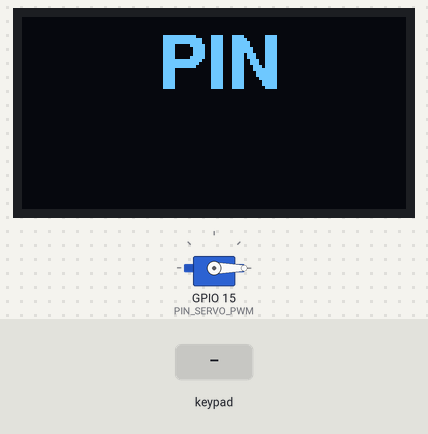
A sketch run on a simulated ESP32. Shown: 128×64 one-colour display, servo. The test bench sets the inputs (shaded band). What the sketch prints to the serial monitor is not drawn.

Above: at 1.2 s.
1.3 s: keypad keys 1 2 3 4 5 6 pressed 0.4 s apart
At 7.9 s:
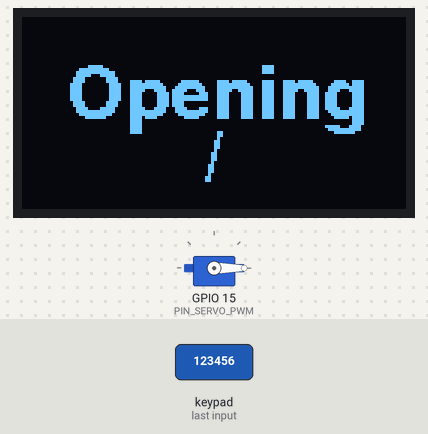
9.8 s: keypad keys 1 3 9 7 2 2 pressed 0.4 s apart
At 12.2 s:
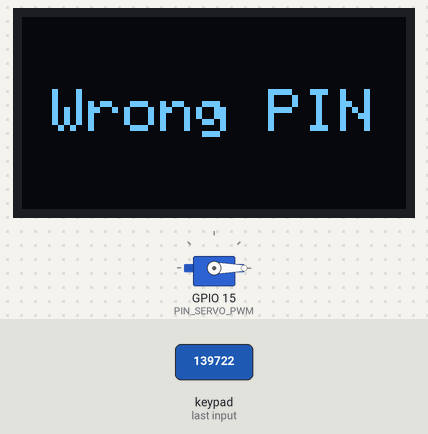
15.2 s: keypad keys 1 1 1 1 1 1 pressed 0.4 s apart
At 16.23 s:
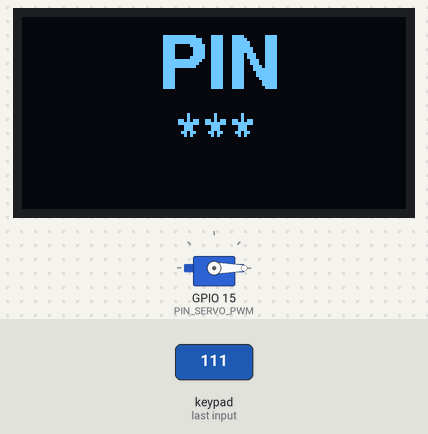
22.6 s: keypad keys 6 5 4 3 2 1 pressed 0.4 s apart
At 22.84 s:
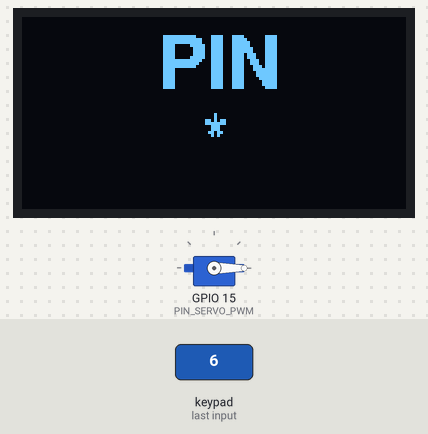
Timing chart, 0 to 30.4 s (numbered marks = the images above; inputs shaded):
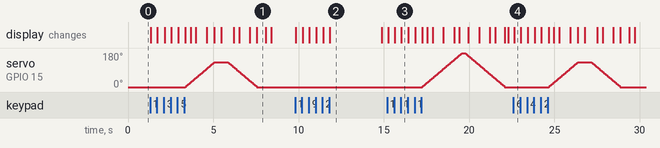

Measured:
- after the input at 1.3 s, servo on GPIO 15 (PIN_SERVO_PWM): rises from 0° to 130° in 1.7 s, then falls to 0° in 2.5 s; the display: first changes at once (image 1 shows a later state)
- after the input at 9.8 s, the display: first changes at once (image 2 shows a later state)
- after the input at 15.2 s, servo on GPIO 15 (PIN_SERVO_PWM): rises from 0° to 180° in 2.4 s, then falls to 0° in 2.5 s; the display: first changes after 0.05 s (image 3 shows a later state)
- after the input at 22.6 s, servo on GPIO 15 (PIN_SERVO_PWM): rises from 0° to 130° in 1.7 s, then falls to 0° in 2.5 s; the display: changes after 0.05 s (image 4)
- what the display in image 1 shows lasts 0.5 s, from 7.6 s to 8.1 s
- what the display in image 2 shows lasts 3.1 s, from 11.8 s to 14.9 s

The sketch:

main.ino
```cpp
// Include the new secrets file at the top
#include "secrets.h"

#include <Adafruit_GFX.h>
#include <Adafruit_GrayOLED.h>
#include <Adafruit_SPITFT_Macros.h>
#include <Adafruit_SPITFT.h>
#include <gfxfont.h>
#include <Adafruit_SSD1306.h>
#include <splash.h>

#include <Servo.h>
#include <SPI.h>
#include <Wire.h>
#include <Fonts/FreeSansBold12pt7b.h>

#include <Key.h>
#include <Keypad.h>

/* ------------------------------------------- */
/* INI PINS                                    */
/* ------------------------------------------- */

#define PIN_KEYPAD_COL_1 5
#define PIN_KEYPAD_COL_2 4
#define PIN_KEYPAD_COL_3 14
#define PIN_KEYPAD_ROW_1 12
#define PIN_KEYPAD_ROW_2 13
#define PIN_KEYPAD_ROW_3 3

#define PIN_SERVO_PWM 15

#define PIN_SDA 2
#define PIN_SCL 0

#define TIMER_OPENING_BOX 5000
#define TIMER_PROGRESS 500
#define TIMER_MESSAGE 3000

#define DEG_OPEN_ALL 180
#define DEG_OPEN_PARCEL 130

/* ------------------------------------------- */
// The PIN lists have been moved to secrets.h
/* ------------------------------------------- */


/* ------------------------------------------- */
/* INI KEYPAD                                  */
/* ------------------------------------------- */
#define ROWS 3
#define COLS 3

char hexaKeys[ROWS][COLS] = {
  { '1', '2', '3' },
  { '4', '5', '6' },
  { '7', '8', '9' }
};
byte rowPins[ROWS] = { PIN_KEYPAD_ROW_1, PIN_KEYPAD_ROW_2, PIN_KEYPAD_ROW_3 };
byte colPins[COLS] = { PIN_KEYPAD_COL_1, PIN_KEYPAD_COL_2, PIN_KEYPAD_COL_3 };

Keypad customKeypad = Keypad(makeKeymap(hexaKeys), rowPins, colPins, ROWS, COLS);

/* ------------------------------------------- */
/* INI OLED DISPLAY                            */
/* ------------------------------------------- */

#define SCREEN_WIDTH 128
#define SCREEN_HEIGHT 64
#define OLED_RESET -1
Adafruit_SSD1306 display(SCREEN_WIDTH, SCREEN_HEIGHT, &Wire, OLED_RESET);

/* ------------------------------------------- */
/* INI SERVO                                   */
/* ------------------------------------------- */

Servo opener_servo;

/* ------------------------------------------- */
/* INI STATE VARIABLES                         */
/* ------------------------------------------- */

char input_keypad_buffer[PINCODE_LENGTH + 1];
char input_keypad_last_key_pressed = '\0';

#define INI 0
#define CODE 1
#define OPEN_PARCEL_BOX 3
#define OPEN_ALL_BOX 4
#define MESSAGE 8

byte current_action;
bool action_changed;
bool action_changed_processed;

byte message_callback;
char message[20];
unsigned long message_timer;

unsigned long opening_position;
bool opening_direction;

unsigned long progress_timer;

void setup() {
  Serial.begin(9600);
  Serial.println("Setup started...");

  setAction(INI);

  progress_timer = millis();

  Serial.println("Setup finished!");
}

void loop() {
  action_changed_processed = true;

  input();
  process();
  output();

  if (action_changed_processed) {
    action_changed = false;
  }
}

/* ------------------------------------------- */
/* INPUT                                       */
/* ------------------------------------------- */

void input() {
  inputKeypad();
}

void inputKeypad() {
  input_keypad_last_key_pressed = '\0';

  char key = customKeypad.getKey();

  if (key != NO_KEY) {
    input_keypad_last_key_pressed = key;

    // Prevent buffer overflow
    byte cur_len = strlen(input_keypad_buffer);
    if (cur_len < PINCODE_LENGTH) {
      input_keypad_buffer[cur_len] = input_keypad_last_key_pressed;
      input_keypad_buffer[cur_len + 1] = '\0';
    }
  }
}

/* ------------------------------------------- */
/* PROCESS                                     */
/* ------------------------------------------- */

void process() {
  switch (current_action) {
    case INI:
      processIni();
      break;
    case CODE:
      processCode();
      break;
    case OPEN_PARCEL_BOX:
    case OPEN_ALL_BOX:
      processOpenBox();
      break;
    case MESSAGE:
      processMessage();
      break;
  }
}

void processMessage() {
  if (action_changed) {
    message_timer = millis();
  }

  if (millis() - message_timer > TIMER_MESSAGE) {
    setAction(message_callback);
  }
}

void processIni() {
  Serial.println("Initializing...");

  Wire.begin(PIN_SDA, PIN_SCL);

  if (!display.begin(SSD1306_SWITCHCAPVCC, 0x3C)) {
    Serial.println(F("SSD1306 allocation failed"));
    for (;;)
      ;
  }

  opener_servo.attach(PIN_SERVO_PWM);
  opener_servo.write(0);

  setAction(CODE);

  Serial.println("Initialization finished!");
}

void processCode() {
  if (strlen(input_keypad_buffer) == PINCODE_LENGTH) {
    Serial.print("Checking code: ");
    Serial.println(input_keypad_buffer);

    if (isCodeOk(input_keypad_buffer, half_open_pins, NUM_HALF_OPEN_PINS)) {
      Serial.println("Correct PIN for parcel opening.");
      setAction(OPEN_PARCEL_BOX);
    } else if (isCodeOk(input_keypad_buffer, full_open_pins, NUM_FULL_OPEN_PINS)) {
      Serial.println("Correct PIN for full opening.");
      setAction(OPEN_ALL_BOX);
    } else {
      Serial.println("Wrong PIN.");
      showMessage(F("Wrong PIN"), CODE);
    }

    input_keypad_buffer[0] = '\0'; // Clear buffer after check
  }
}

// Check if the entered code exists in the provided list of PINs
bool isCodeOk(const char *code, const char inputList[][PINCODE_LENGTH + 1], size_t rows) {
  for (size_t i = 0; i < rows; i++) {
    if (strcmp(inputList[i], code) == 0) {
      return true;
    }
  }
  return false;
}

void processOpenBox() {
  // A timer to automatically return to the code entry screen after the box has been opened.
  if (action_changed) {
    message_timer = millis(); // Start a timer when the opening action begins
  }

  if (millis() - message_timer > TIMER_OPENING_BOX) {
     setAction(CODE);
  }
}

/* ------------------------------------------- */
/* OUTPUT                                      */
/* ------------------------------------------- */

void output() {
  switch (current_action) {
    case CODE:
      outputCode();
      break;
    case OPEN_PARCEL_BOX:
      outputOpenParcelBox();
      break;
    case OPEN_ALL_BOX:
      outputOpenAllBox();
      break;
    case MESSAGE:
      outputMessage();
      break;
  }
}

void outputMessage() {
  display.clearDisplay();
  display.setFont();
  display.setTextSize(2); // Made text a bit larger for visibility
  display.setTextColor(WHITE);
  display.cp437(true);

  int16_t x, y;
  uint16_t w, h;

  display.getTextBounds(message, 0, 0, &x, &y, &w, &h);
  display.setCursor((SCREEN_WIDTH - w) / 2, (SCREEN_HEIGHT - h) / 2);
  display.print(message);

  display.display();
}

void outputCode() {
  displayCode();
}

void displayCode() {
  display.clearDisplay();
  display.setFont(&FreeSansBold12pt7b);
  display.setTextSize(1);
  display.setTextColor(WHITE);
  display.cp437(true);

  int16_t x, y;
  uint16_t w, h;

  display.getTextBounds("PIN", 0, 0, &x, &y, &w, &h);
  display.setCursor((SCREEN_WIDTH - w) / 2, h + 5);
  display.print(F("PIN"));

  // Display asterisks instead of the PIN for security
  char display_buffer[PINCODE_LENGTH + 1] = "";
  for (byte i = 0; i < strlen(input_keypad_buffer); i++) {
    strcat(display_buffer, "*");
  }

  display.getTextBounds(display_buffer, 0, 0, &x, &y, &w, &h);
  display.setCursor((SCREEN_WIDTH - w) / 2, SCREEN_HEIGHT - 15);
  display.print(display_buffer);

  display.display();
}

void outputOpenParcelBox() {
  displayOpenBox();
  openBox(DEG_OPEN_PARCEL);
}

void outputOpenAllBox() {
  displayOpenBox();
  openBox(DEG_OPEN_ALL);
}

void openBox(int degree) {
  if (action_changed) {
    opening_position = 0;
    opening_direction = true; // Start by opening
  }

  // A simple animation: open, wait, then close.
  // The processOpenBox() timer will eventually return to the CODE screen.
  if (opening_direction) {
    if (opening_position < degree) {
      opening_position += 2; // Open smoothly
    } else {
      opening_position = degree; // Cap at max degree
      // Once it's fully open, check the timer to decide when to start closing
      if (millis() - message_timer > TIMER_OPENING_BOX / 2) {
          opening_direction = false; // Start closing
      }
    }
  } else { // Closing direction
    if (opening_position > 0) {
      opening_position -= 2; // Close smoothly
    } else {
      opening_position = 0; // Cap at min degree
    }
  }

  opener_servo.write(opening_position);
}

char progress_chars[4] = { '|', '/', '-', '\\' };
byte progress = 0;

void displayOpenBox() {
  display.clearDisplay();
  display.setFont(&FreeSansBold12pt7b);
  display.setTextSize(1);
  display.setTextColor(WHITE);
  display.cp437(true);

  int16_t x, y;
  uint16_t w, h;

  display.getTextBounds(F("Opening"), 0, 0, &x, &y, &w, &h);
  display.setCursor((SCREEN_WIDTH - w) / 2, h + 10);
  display.print(F("Opening"));

  char progress_char[2] = { progress_chars[progress], '\0' };
  display.getTextBounds(progress_char, 0, 0, &x, &y, &w, &h);
  display.setCursor((SCREEN_WIDTH - w) / 2, SCREEN_HEIGHT - 10);
  display.print(progress_char);

  display.display();

  if (millis() - progress_timer > TIMER_PROGRESS) {
    progress = (progress + 1) % 4; // Cycle through 0, 1, 2, 3
    progress_timer = millis();
  }
}

/* ------------------------------------------- */
/* HELPER FUNCTIONS                            */
/* ------------------------------------------- */

void setAction(byte action) {
  Serial.print("Setting action to: ");
  Serial.println(action);

  input_keypad_buffer[0] = '\0';
  current_action = action;
  action_changed = true;
  action_changed_processed = false;
}

void showMessage(const __FlashStringHelper *msg, byte clbk) {
  strcpy_P(message, (PGM_P)msg);
  message_callback = clbk;
  setAction(MESSAGE);
}
```

secrets_sample.h
```cpp
#ifndef SECRETS_H
#define SECRETS_H

// ====================================================================
//                 PIN CODE CONFIGURATION
// ====================================================================

// Define the required length for all PIN codes.
#define PINCODE_LENGTH 6

// --- PINs for Parcel Opening (Partial Open) ---
// Add your PINs to the list below.
// IMPORTANT: Update NUM_HALF_OPEN_PINS to match the number of PINs in the list.
#define NUM_HALF_OPEN_PINS 2
const char half_open_pins[NUM_HALF_OPEN_PINS][PINCODE_LENGTH + 1] = {
  "123456",
  "654321"
};


// --- PINs for Full Opening ---
// Add your PINs to the list below.
// IMPORTANT: Update NUM_FULL_OPEN_PINS to match the number of PINs in the list.
#define NUM_FULL_OPEN_PINS 2
const char full_open_pins[NUM_FULL_OPEN_PINS][PINCODE_LENGTH + 1] = {
  "111111",
  "222222"
};


#endif // SECRETS_H
```
